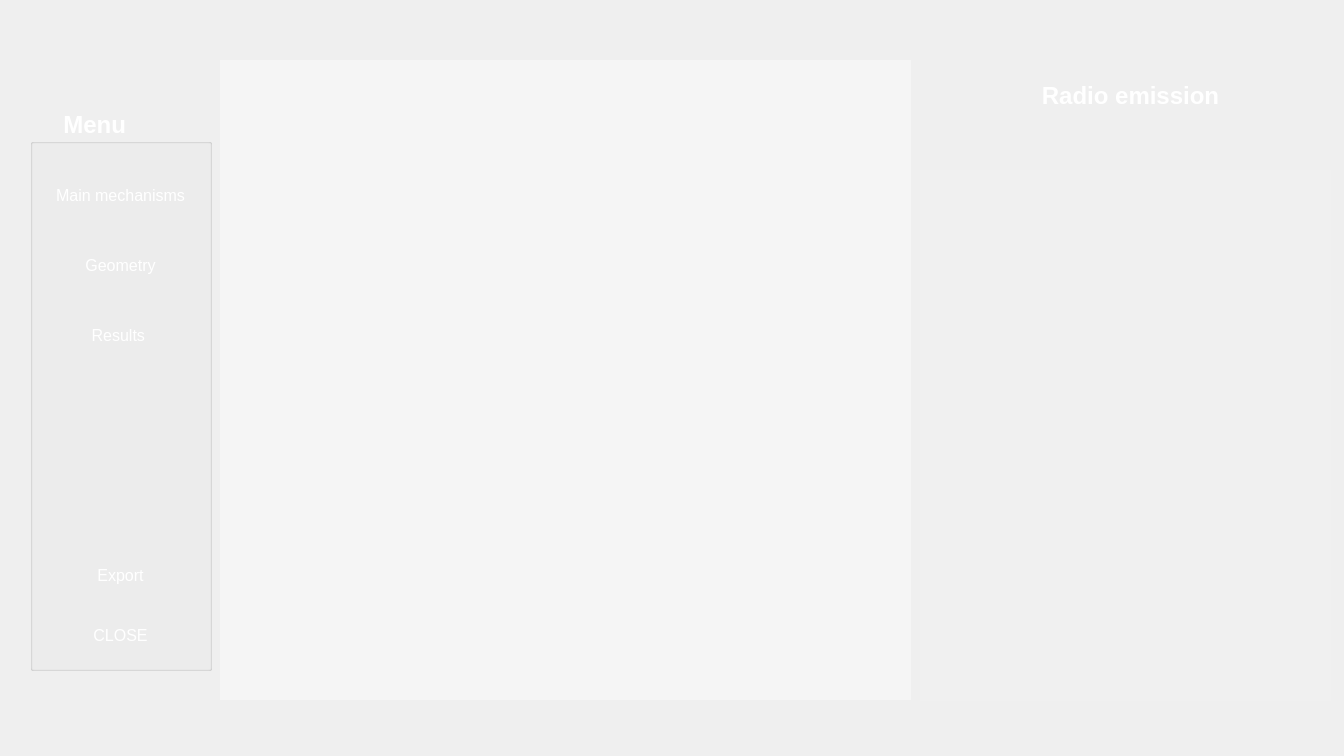
<?xml version="1.0" encoding="UTF-8"?>
<ui version="4.0">
 <class>Dialog7</class>
 <widget class="QDialog" name="Dialog7">
  <property name="geometry">
   <rect>
    <x>0</x>
    <y>0</y>
    <width>1344</width>
    <height>756</height>
   </rect>
  </property>
  <property name="minimumSize">
   <size>
    <width>1344</width>
    <height>756</height>
   </size>
  </property>
  <property name="maximumSize">
   <size>
    <width>1344</width>
    <height>756</height>
   </size>
  </property>
  <property name="windowTitle">
   <string>Geometry</string>
  </property>
  <property name="windowIcon">
   <iconset resource="filles.qrc">
    <normaloff>:/iss_logo.png</normaloff>:/iss_logo.png</iconset>
  </property>
  <property name="styleSheet">
   <string notr="true">#Dialog7{
background-color: url transparent;
border-image: url(:bk1.jpg);
background: none;
border:  none;
background-repeat: none;
}
</string>
  </property>
  <widget class="QGroupBox" name="groupBox">
   <property name="geometry">
    <rect>
     <x>30</x>
     <y>110</y>
     <width>182</width>
     <height>561</height>
    </rect>
   </property>
   <property name="minimumSize">
    <size>
     <width>182</width>
     <height>500</height>
    </size>
   </property>
   <property name="palette">
    <palette>
     <active>
      <colorrole role="WindowText">
       <brush brushstyle="SolidPattern">
        <color alpha="255">
         <red>255</red>
         <green>255</green>
         <blue>255</blue>
        </color>
       </brush>
      </colorrole>
      <colorrole role="Text">
       <brush brushstyle="SolidPattern">
        <color alpha="255">
         <red>255</red>
         <green>255</green>
         <blue>255</blue>
        </color>
       </brush>
      </colorrole>
     </active>
     <inactive>
      <colorrole role="WindowText">
       <brush brushstyle="SolidPattern">
        <color alpha="255">
         <red>255</red>
         <green>255</green>
         <blue>255</blue>
        </color>
       </brush>
      </colorrole>
      <colorrole role="Text">
       <brush brushstyle="SolidPattern">
        <color alpha="255">
         <red>255</red>
         <green>255</green>
         <blue>255</blue>
        </color>
       </brush>
      </colorrole>
     </inactive>
     <disabled>
      <colorrole role="WindowText">
       <brush brushstyle="SolidPattern">
        <color alpha="255">
         <red>190</red>
         <green>190</green>
         <blue>190</blue>
        </color>
       </brush>
      </colorrole>
      <colorrole role="Text">
       <brush brushstyle="SolidPattern">
        <color alpha="255">
         <red>190</red>
         <green>190</green>
         <blue>190</blue>
        </color>
       </brush>
      </colorrole>
     </disabled>
    </palette>
   </property>
   <property name="font">
    <font>
     <family>MS Shell Dlg 2</family>
     <pointsize>18</pointsize>
     <weight>75</weight>
     <italic>false</italic>
     <bold>true</bold>
    </font>
   </property>
   <property name="title">
    <string>     Menu       </string>
   </property>
   <property name="flat">
    <bool>true</bool>
   </property>
   <widget class="QPushButton" name="pushButton_2">
    <property name="geometry">
     <rect>
      <x>-10</x>
      <y>110</y>
      <width>201</width>
      <height>91</height>
     </rect>
    </property>
    <property name="minimumSize">
     <size>
      <width>191</width>
      <height>71</height>
     </size>
    </property>
    <property name="palette">
     <palette>
      <active>
       <colorrole role="ButtonText">
        <brush brushstyle="SolidPattern">
         <color alpha="255">
          <red>255</red>
          <green>255</green>
          <blue>255</blue>
         </color>
        </brush>
       </colorrole>
      </active>
      <inactive>
       <colorrole role="ButtonText">
        <brush brushstyle="SolidPattern">
         <color alpha="255">
          <red>255</red>
          <green>255</green>
          <blue>255</blue>
         </color>
        </brush>
       </colorrole>
      </inactive>
      <disabled>
       <colorrole role="ButtonText">
        <brush brushstyle="SolidPattern">
         <color alpha="255">
          <red>190</red>
          <green>190</green>
          <blue>190</blue>
         </color>
        </brush>
       </colorrole>
      </disabled>
     </palette>
    </property>
    <property name="font">
     <font>
      <family>MS Shell Dlg 2</family>
      <pointsize>12</pointsize>
      <weight>50</weight>
      <bold>false</bold>
     </font>
    </property>
    <property name="styleSheet">
     <string notr="true">#pushButton_2 {
background-color: url transparent;
border-image: url(:un3.png);
background: none;
border:  none;
background-repeat: none;
}
#pushButton_2:hover
{
border-image: url(:un1.png);
}
#pushButton_2:pressed
{
border-image: url(:un2.png);
}
</string>
    </property>
    <property name="text">
     <string>Geometry</string>
    </property>
   </widget>
   <widget class="QPushButton" name="pushButton_3">
    <property name="geometry">
     <rect>
      <x>-10</x>
      <y>180</y>
      <width>201</width>
      <height>91</height>
     </rect>
    </property>
    <property name="palette">
     <palette>
      <active>
       <colorrole role="ButtonText">
        <brush brushstyle="SolidPattern">
         <color alpha="255">
          <red>255</red>
          <green>255</green>
          <blue>255</blue>
         </color>
        </brush>
       </colorrole>
      </active>
      <inactive>
       <colorrole role="ButtonText">
        <brush brushstyle="SolidPattern">
         <color alpha="255">
          <red>255</red>
          <green>255</green>
          <blue>255</blue>
         </color>
        </brush>
       </colorrole>
      </inactive>
      <disabled>
       <colorrole role="ButtonText">
        <brush brushstyle="SolidPattern">
         <color alpha="255">
          <red>190</red>
          <green>190</green>
          <blue>190</blue>
         </color>
        </brush>
       </colorrole>
      </disabled>
     </palette>
    </property>
    <property name="font">
     <font>
      <family>MS Shell Dlg 2</family>
      <pointsize>12</pointsize>
      <weight>50</weight>
      <bold>false</bold>
     </font>
    </property>
    <property name="styleSheet">
     <string notr="true">#pushButton_3 {
background-color: url transparent;
border-image: url(:un3.png);
background: none;
border:  none;
background-repeat: none;
}
#pushButton_3:hover
{
border-image: url(:un1.png);
}
#pushButton_3:pressed
{
border-image: url(:un2.png);
}
</string>
    </property>
    <property name="text">
     <string>Results </string>
    </property>
   </widget>
   <widget class="QPushButton" name="pushButton">
    <property name="geometry">
     <rect>
      <x>-10</x>
      <y>40</y>
      <width>201</width>
      <height>91</height>
     </rect>
    </property>
    <property name="minimumSize">
     <size>
      <width>201</width>
      <height>91</height>
     </size>
    </property>
    <property name="palette">
     <palette>
      <active>
       <colorrole role="ButtonText">
        <brush brushstyle="SolidPattern">
         <color alpha="255">
          <red>255</red>
          <green>255</green>
          <blue>255</blue>
         </color>
        </brush>
       </colorrole>
      </active>
      <inactive>
       <colorrole role="ButtonText">
        <brush brushstyle="SolidPattern">
         <color alpha="255">
          <red>255</red>
          <green>255</green>
          <blue>255</blue>
         </color>
        </brush>
       </colorrole>
      </inactive>
      <disabled>
       <colorrole role="ButtonText">
        <brush brushstyle="SolidPattern">
         <color alpha="255">
          <red>190</red>
          <green>190</green>
          <blue>190</blue>
         </color>
        </brush>
       </colorrole>
      </disabled>
     </palette>
    </property>
    <property name="font">
     <font>
      <family>MS Shell Dlg 2</family>
      <pointsize>12</pointsize>
      <weight>50</weight>
      <italic>false</italic>
      <bold>false</bold>
     </font>
    </property>
    <property name="styleSheet">
     <string notr="true">#pushButton {
background-color: url transparent;
border-image: url(:un3.png);
background: none;
border:  none;
background-repeat: none;
}
#pushButton:hover
{
border-image: url(:un1.png);
}
#pushButton:pressed
{
border-image: url(:un2.png);
}
</string>
    </property>
    <property name="text">
     <string>Main mechanisms</string>
    </property>
    <property name="iconSize">
     <size>
      <width>15</width>
      <height>15</height>
     </size>
    </property>
   </widget>
   <widget class="QPushButton" name="pushButton_4">
    <property name="geometry">
     <rect>
      <x>0</x>
      <y>430</y>
      <width>181</width>
      <height>71</height>
     </rect>
    </property>
    <property name="palette">
     <palette>
      <active>
       <colorrole role="ButtonText">
        <brush brushstyle="SolidPattern">
         <color alpha="255">
          <red>255</red>
          <green>255</green>
          <blue>255</blue>
         </color>
        </brush>
       </colorrole>
      </active>
      <inactive>
       <colorrole role="ButtonText">
        <brush brushstyle="SolidPattern">
         <color alpha="255">
          <red>255</red>
          <green>255</green>
          <blue>255</blue>
         </color>
        </brush>
       </colorrole>
      </inactive>
      <disabled>
       <colorrole role="ButtonText">
        <brush brushstyle="SolidPattern">
         <color alpha="255">
          <red>190</red>
          <green>190</green>
          <blue>190</blue>
         </color>
        </brush>
       </colorrole>
      </disabled>
     </palette>
    </property>
    <property name="font">
     <font>
      <family>MS Shell Dlg 2</family>
      <pointsize>12</pointsize>
      <weight>50</weight>
      <bold>false</bold>
     </font>
    </property>
    <property name="styleSheet">
     <string notr="true">#pushButton_4 {
background-color: url transparent;
border-image: url(:un3.png);
background: none;
border:  none;
background-repeat: none;
}
#pushButton_4:hover
{
border-image: url(:un1.png);
}
#pushButton_4:pressed
{
border-image: url(:un2.png);
}
</string>
    </property>
    <property name="text">
     <string>Export</string>
    </property>
   </widget>
   <widget class="QPushButton" name="pushButton_5">
    <property name="geometry">
     <rect>
      <x>0</x>
      <y>490</y>
      <width>181</width>
      <height>71</height>
     </rect>
    </property>
    <property name="palette">
     <palette>
      <active>
       <colorrole role="ButtonText">
        <brush brushstyle="SolidPattern">
         <color alpha="255">
          <red>255</red>
          <green>255</green>
          <blue>255</blue>
         </color>
        </brush>
       </colorrole>
      </active>
      <inactive>
       <colorrole role="ButtonText">
        <brush brushstyle="SolidPattern">
         <color alpha="255">
          <red>255</red>
          <green>255</green>
          <blue>255</blue>
         </color>
        </brush>
       </colorrole>
      </inactive>
      <disabled>
       <colorrole role="ButtonText">
        <brush brushstyle="SolidPattern">
         <color alpha="255">
          <red>190</red>
          <green>190</green>
          <blue>190</blue>
         </color>
        </brush>
       </colorrole>
      </disabled>
     </palette>
    </property>
    <property name="font">
     <font>
      <family>MS Shell Dlg 2</family>
      <pointsize>12</pointsize>
      <weight>50</weight>
      <bold>false</bold>
     </font>
    </property>
    <property name="styleSheet">
     <string notr="true">#pushButton_5 {
background-color: url transparent;
border-image: url(:un3.png);
background: none;
border:  none;
background-repeat: none;
}
#pushButton_5:hover
{
border-image: url(:un1.png);
}
#pushButton_5:pressed
{
border-image: url(:un2.png);
}
</string>
    </property>
    <property name="text">
     <string>CLOSE</string>
    </property>
   </widget>
  </widget>
  <widget class="QGraphicsView" name="graphicsView">
   <property name="geometry">
    <rect>
     <x>220</x>
     <y>60</y>
     <width>691</width>
     <height>640</height>
    </rect>
   </property>
   <property name="minimumSize">
    <size>
     <width>691</width>
     <height>640</height>
    </size>
   </property>
   <property name="styleSheet">
    <string notr="true">background-color:rgba(255, 255, 255, 100)</string>
   </property>
   <property name="frameShape">
    <enum>QFrame::NoFrame</enum>
   </property>
  </widget>
  <widget class="QTextEdit" name="textEdit">
   <property name="geometry">
    <rect>
     <x>920</x>
     <y>170</y>
     <width>411</width>
     <height>531</height>
    </rect>
   </property>
   <property name="palette">
    <palette>
     <active>
      <colorrole role="WindowText">
       <brush brushstyle="SolidPattern">
        <color alpha="255">
         <red>255</red>
         <green>255</green>
         <blue>255</blue>
        </color>
       </brush>
      </colorrole>
      <colorrole role="Button">
       <brush brushstyle="SolidPattern">
        <color alpha="10">
         <red>255</red>
         <green>255</green>
         <blue>255</blue>
        </color>
       </brush>
      </colorrole>
      <colorrole role="Text">
       <brush brushstyle="SolidPattern">
        <color alpha="255">
         <red>255</red>
         <green>255</green>
         <blue>255</blue>
        </color>
       </brush>
      </colorrole>
      <colorrole role="Base">
       <brush brushstyle="NoBrush">
        <color alpha="255">
         <red>0</red>
         <green>0</green>
         <blue>0</blue>
        </color>
       </brush>
      </colorrole>
      <colorrole role="Window">
       <brush brushstyle="SolidPattern">
        <color alpha="10">
         <red>255</red>
         <green>255</green>
         <blue>255</blue>
        </color>
       </brush>
      </colorrole>
     </active>
     <inactive>
      <colorrole role="WindowText">
       <brush brushstyle="SolidPattern">
        <color alpha="255">
         <red>255</red>
         <green>255</green>
         <blue>255</blue>
        </color>
       </brush>
      </colorrole>
      <colorrole role="Button">
       <brush brushstyle="SolidPattern">
        <color alpha="10">
         <red>255</red>
         <green>255</green>
         <blue>255</blue>
        </color>
       </brush>
      </colorrole>
      <colorrole role="Text">
       <brush brushstyle="SolidPattern">
        <color alpha="255">
         <red>255</red>
         <green>255</green>
         <blue>255</blue>
        </color>
       </brush>
      </colorrole>
      <colorrole role="Base">
       <brush brushstyle="NoBrush">
        <color alpha="255">
         <red>0</red>
         <green>0</green>
         <blue>0</blue>
        </color>
       </brush>
      </colorrole>
      <colorrole role="Window">
       <brush brushstyle="SolidPattern">
        <color alpha="10">
         <red>255</red>
         <green>255</green>
         <blue>255</blue>
        </color>
       </brush>
      </colorrole>
     </inactive>
     <disabled>
      <colorrole role="WindowText">
       <brush brushstyle="SolidPattern">
        <color alpha="255">
         <red>190</red>
         <green>190</green>
         <blue>190</blue>
        </color>
       </brush>
      </colorrole>
      <colorrole role="Button">
       <brush brushstyle="SolidPattern">
        <color alpha="10">
         <red>255</red>
         <green>255</green>
         <blue>255</blue>
        </color>
       </brush>
      </colorrole>
      <colorrole role="Text">
       <brush brushstyle="SolidPattern">
        <color alpha="255">
         <red>190</red>
         <green>190</green>
         <blue>190</blue>
        </color>
       </brush>
      </colorrole>
      <colorrole role="Base">
       <brush brushstyle="NoBrush">
        <color alpha="255">
         <red>0</red>
         <green>0</green>
         <blue>0</blue>
        </color>
       </brush>
      </colorrole>
      <colorrole role="Window">
       <brush brushstyle="SolidPattern">
        <color alpha="10">
         <red>255</red>
         <green>255</green>
         <blue>255</blue>
        </color>
       </brush>
      </colorrole>
     </disabled>
    </palette>
   </property>
   <property name="font">
    <font>
     <family>MS Shell Dlg 2</family>
     <pointsize>12</pointsize>
     <weight>50</weight>
     <italic>false</italic>
     <bold>false</bold>
    </font>
   </property>
   <property name="styleSheet">
    <string notr="true">background-color:rgba(255, 255, 255, 10)</string>
   </property>
   <property name="frameShape">
    <enum>QFrame::NoFrame</enum>
   </property>
   <property name="html">
    <string>&lt;!DOCTYPE HTML PUBLIC &quot;-//W3C//DTD HTML 4.0//EN&quot; &quot;http://www.w3.org/TR/REC-html40/strict.dtd&quot;&gt;
&lt;html&gt;&lt;head&gt;&lt;meta name=&quot;qrichtext&quot; content=&quot;1&quot; /&gt;&lt;style type=&quot;text/css&quot;&gt;
p, li { white-space: pre-wrap; }
&lt;/style&gt;&lt;/head&gt;&lt;body style=&quot; font-family:'MS Shell Dlg 2'; font-size:12pt; font-weight:400; font-style:normal;&quot;&gt;
&lt;p align=&quot;justify&quot; style=&quot;-qt-paragraph-type:empty; margin-top:12px; margin-bottom:0px; margin-left:0px; margin-right:0px; -qt-block-indent:0; text-indent:0px; font-family:'High Tower Text'; font-size:16pt;&quot;&gt;&lt;br /&gt;&lt;/p&gt;&lt;/body&gt;&lt;/html&gt;</string>
   </property>
   <property name="textInteractionFlags">
    <set>Qt::NoTextInteraction</set>
   </property>
  </widget>
  <widget class="QLabel" name="label">
   <property name="geometry">
    <rect>
     <x>980</x>
     <y>50</y>
     <width>301</width>
     <height>91</height>
    </rect>
   </property>
   <property name="palette">
    <palette>
     <active>
      <colorrole role="WindowText">
       <brush brushstyle="SolidPattern">
        <color alpha="255">
         <red>255</red>
         <green>255</green>
         <blue>255</blue>
        </color>
       </brush>
      </colorrole>
     </active>
     <inactive>
      <colorrole role="WindowText">
       <brush brushstyle="SolidPattern">
        <color alpha="255">
         <red>255</red>
         <green>255</green>
         <blue>255</blue>
        </color>
       </brush>
      </colorrole>
     </inactive>
     <disabled>
      <colorrole role="WindowText">
       <brush brushstyle="SolidPattern">
        <color alpha="255">
         <red>190</red>
         <green>190</green>
         <blue>190</blue>
        </color>
       </brush>
      </colorrole>
     </disabled>
    </palette>
   </property>
   <property name="font">
    <font>
     <family>MS Shell Dlg 2</family>
     <pointsize>18</pointsize>
     <weight>75</weight>
     <italic>false</italic>
     <bold>true</bold>
    </font>
   </property>
   <property name="text">
    <string>Radio emission</string>
   </property>
   <property name="alignment">
    <set>Qt::AlignCenter</set>
   </property>
  </widget>
 </widget>
 <resources>
  <include location="filles.qrc"/>
 </resources>
 <connections>
  <connection>
   <sender>pushButton_5</sender>
   <signal>clicked()</signal>
   <receiver>Dialog7</receiver>
   <slot>close()</slot>
   <hints>
    <hint type="sourcelabel">
     <x>138</x>
     <y>580</y>
    </hint>
    <hint type="destinationlabel">
     <x>107</x>
     <y>655</y>
    </hint>
   </hints>
  </connection>
 </connections>
</ui>
